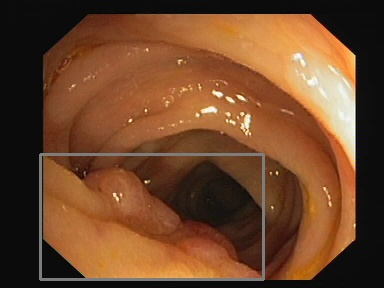
#> input picture gt_with_jpg/1.jpg, 384 x 288 px; its folder holds 3 pictures in this run
$ python concat_img.py
#> lines starting #> are read from the running program, lines starting #| are printed output that depends on the picture
import os
import numpy as np
import cv2

gt_dir = f'./gt_with_jpg'
result_dir = f'./test_results'
compare_dir = f'./comparisons'

gt_list = os.listdir(gt_dir)

for img_name in gt_list:

    gt_img_path = os.path.join(gt_dir,img_name)
    result_img_path = os.path.join(result_dir,img_name)
    compare_path = os.path.join(compare_dir,img_name)


    gt_img = cv2.imread(gt_img_path)
#> gt_img is the input picture: shape (288, 384, 3); mean B, G, R 41.5, 70, 111.1
    result_img = cv2.imread(result_img_path)

    vis = np.concatenate((gt_img, result_img), axis=1)
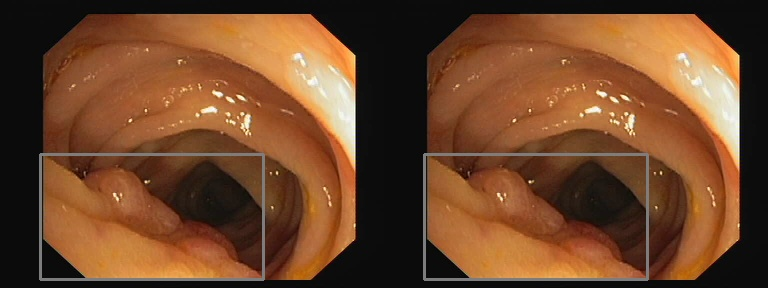
#> vis: shape (288, 768, 3); mean B, G, R 41.5, 70, 111.1

    cv2.imwrite(compare_path, vis)
    print(compare_path)
#> pass 2 of the loop `for img_name in gt_list:`:
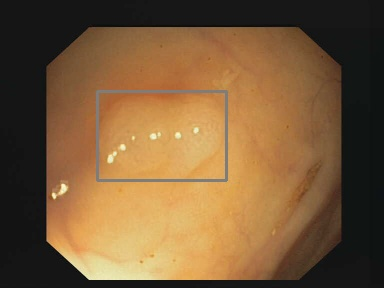
#> input picture gt_with_jpg/30.jpg, 384 x 288 px
#> gt_img is the input picture: shape (288, 384, 3); mean B, G, R 56.3, 90.5, 121.4
#> `vis = np.concatenate((gt_img, result_img), axis=1)`:
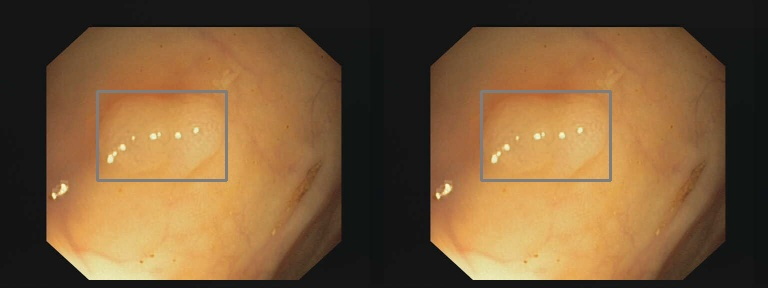
#> vis: shape (288, 768, 3); mean B, G, R 56.3, 90.5, 121.4
#> pass 3 of the loop `for img_name in gt_list:`:
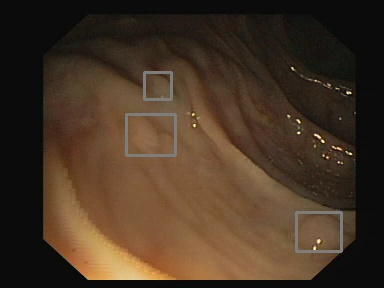
#> input picture gt_with_jpg/73.jpg, 384 x 288 px
#> gt_img is the input picture: shape (288, 384, 3); mean B, G, R 36.4, 52.7, 70.6
#> `vis = np.concatenate((gt_img, result_img), axis=1)`:
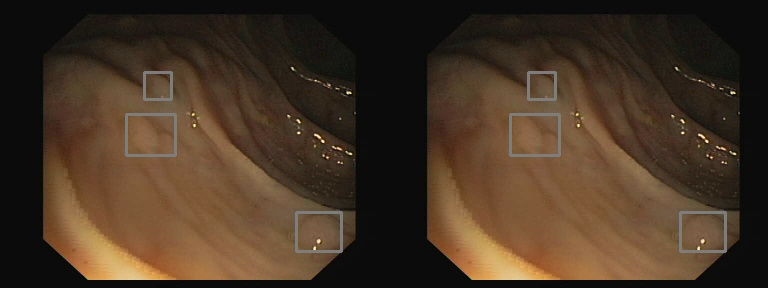
#> vis: shape (288, 768, 3); mean B, G, R 36.4, 52.7, 70.6
    # cv2.imshow(img_name, vis)
    # cv2.waitKey(0)
    # cv2.destroyAllWindows()
